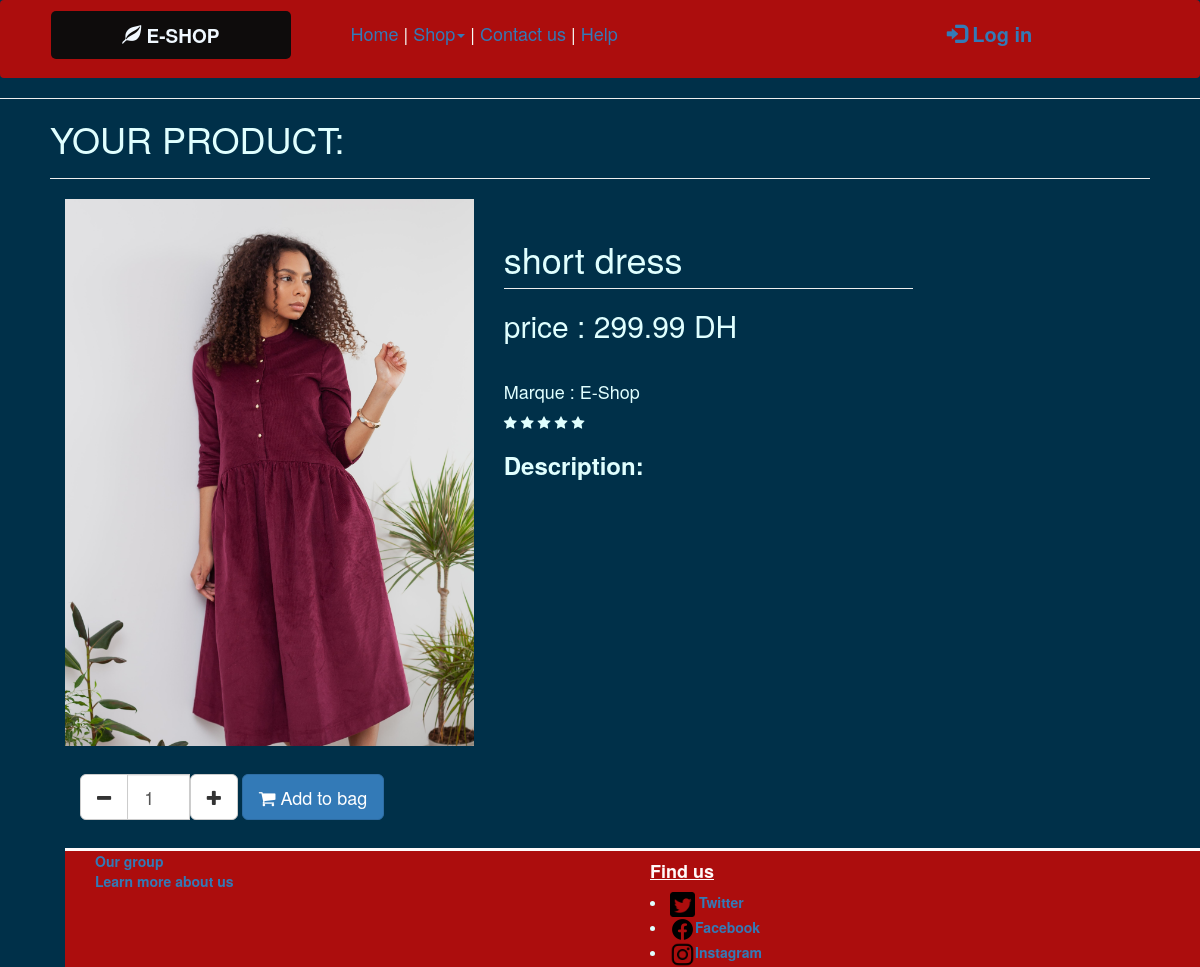
Screenshot of /product.php?product_id=192837465 with the database file from the repository.
### tables this page shows
CREATE TABLE `products` (
  `product_id` bigint(20) NOT NULL,
  `category_id` int(11) NOT NULL,
  `product_name` text NOT NULL,
  `keyo` text NOT NULL,
  `price` double NOT NULL,
  `photo` varchar(200) NOT NULL,
  `quantity` int(11) NOT NULL,
  `size` text NOT NULL,
  `sub_category_id` int(11) NOT NULL,
  `description` text NOT NULL
);

### product.php (the view, shortened to what this page needs)
<?php include 'conns.php'; ?>
<?php
	$conn = $pdo->open();
    if(isset($_GET['product_id'])){
	$product_id = $_GET['product_id'];
	try{
	    $stmt = $conn->prepare("SELECT *, product_name AS prodname, category_name AS catname, product_id AS prodid FROM products P LEFT JOIN category C ON C.category_id=P.category_id WHERE product_id= :product_id");
	    $stmt->execute(['product_id' => $product_id]);
	    $product = $stmt->fetch();
	}
	catch(PDOException $e){
		echo "There is some problem in connection: " . $e->getMessage();
	}
}
    ?>
<!DOCTYPE html>
<html lang="en">
<head>
    <link rel="stylesheet" href="css/style.css">
    <link rel="stylesheet" href="https://maxcdn.bootstrapcdn.com/bootstrap/3.4.1/css/bootstrap.min.css">
    <link rel="stylesheet" href="https://maxcdn.bootstrapcdn.com/bootstrap/3.4.1/css/bootstrap.min.css">
    <link  rel="stylesheet" href="https://stackpath.bootstrapcdn.com/font-awesome/4.7.0/css/font-awesome.min.css">
</head>
<body style="background-color: #003049;">
<header class="navbar" style="background-color:rgb(172, 13, 13);text-align:center; ">
        <a id="logo" class="col-sm-3 " href="index.php" alt="Home "><span class="glyphicon glyphicon-leaf "></span><b> E-SHOP</b></a>
        <nav class="col-sm-5" style="color:rgb(7, 7, 6);padding: 20px;font-size:large; ">
            <div class="navbar-header " style="color: mintcream;">
                <ul class="n">
                    <li id="nav"><a id="nav" href="index.php">Home </a></li>|
                    <li id="nav"class="dropdown"><a id="nav" class="dropdown-toggle" data-toggle="dropdown" href="">Shop<span class="caret"></span></a>
                    </li> |
                    <li id="nav"><a id="nav" href="Contact_us.html">Contact us </a></li>|
                    <li id="nav"><a id="nav" href="Help.php"> Help</a></li>
                </ul>
            </div>
        </nav>
        <?php
            if(isset($_COOKIE['userid'])){
                echo "
                <div class='col-sm-4' style='padding: 19px;font-size: 20px;'>
                    <div class='col-xs-4'>
                        <p style='color: rgb(243, 242, 242);margin-left: -60px;'>✔️Connected</p>
                    </div>
                    <div class='col-xs-4'>";
                    echo "<form method='POST' action='cookiecheck.php'><button id='nav' type='submit' class='btn btn-primary' name='cart'><span class='glyphicon glyphicon-shopping-cart'></span><b>Basket</b></button></form>
                    </div>
                    <div class='col-xs-4'>
                    <form method='POST' action='logout.php'><button id='nav' type='submit' class='btn btn-danger' name='logout'><b>Log out</b></button></form>
                    </div>
                </div>
                ";
            }else{
                echo "
                <div class='col-sm-4 ' style='padding: 19px;font-size: 20px; '>
                    <div class='col-sm-12 '>
                        <a id='nav' href='login.html' target='blanck'> <span class='glyphicon glyphicon-log-in '></span><b> Log in</b></a>
                    </div>
                </div>
                    ";
            }
        ?>
    </header>
    <hr>
    <div id="background">
        <div id=part style="margin-left:50px;margin-right: 50px;color:#E0FFFF ">
            <h1>YOUR PRODUCT:</h1>
            <hr>
            <div class="content-wrapper">
	    <div class="container">
	      <section class="content">
	        <div class="row">
	        	<div class="col-sm-9">
		            <div class="row">
		            	<div class="col-sm-6">
		            		<img src="<?php echo (!empty($product['photo'])) ? ''.$product['photo'] : 'images/noimage.jpg'; ?>" width="100%" class="zoom" data-magnify-src="images/large-<?php echo $product['photo']; ?>">
		            		<br><br>
							<form method="POST" class="navbar-form navbar-left" action="login.html">
							<div class="form-group">
							<div class="input-group col-sm-5">
								<span class="input-group-btn">
								      <button type="button" id="minus" class="btn btn-default btn-flat btn-lg"><i class="fa fa-minus"></i></button>
								</span>
								      <input type="text" name="quantity" id="quantity" class="form-control input-lg" value="1">
								<span class="input-group-btn">
								      <button type="button" id="add" class="btn btn-default btn-flat btn-lg"><i class="fa fa-plus"></i> </button>
							   </span>
								</div>
								<button type="submit" class="btn btn-primary btn-lg btn-flat"><i class="fa fa-shopping-cart"></i> Add to bag</button>
							</div>
		            		</form>
		            	</div>
		            	<div class="col-sm-6">
		            		<h1 class="page-header"><?php echo $product['product_name']; ?></h1>
                            <h2>price : <?php echo htmlspecialchars($product['price']); ?> DH</h2>
		            		<br>
							<h4> Marque : E-Shop </h4>
								<i class="fa fa-star" ></i>
								<i class="fa fa-star" ></i>
								<i class="fa fa-star" ></i>
								<i class="fa fa-star" ></i>
								<i class="fa fa-star" ></i>
		            		<h3><b>Description:</b></h3>
		            	</div>
		            </div>
		            <br>
	        	</div>
	        </div>
	      </section>
		  <?php include 'repetetive/footer.php'; ?>
</body>
</html>

### css/style.css (style rules this page uses)
a { color: black; }
a#logo:link, a#logo:visited { background-color: rgb(14, 12, 12); color: aliceblue; width: 20%; padding: 10px; margin-top: 10px; margin-left: 50px; font-size: 19px; text-decoration: none; border-radius: 5px 5px 5px 5px; }
a#nav { text-decoration: none; }
ul.n { list-style-type: none; }
li#nav { display: inline; }

### rows the page displays
products: photo (picture), product_name "short dress", price "299.99"
